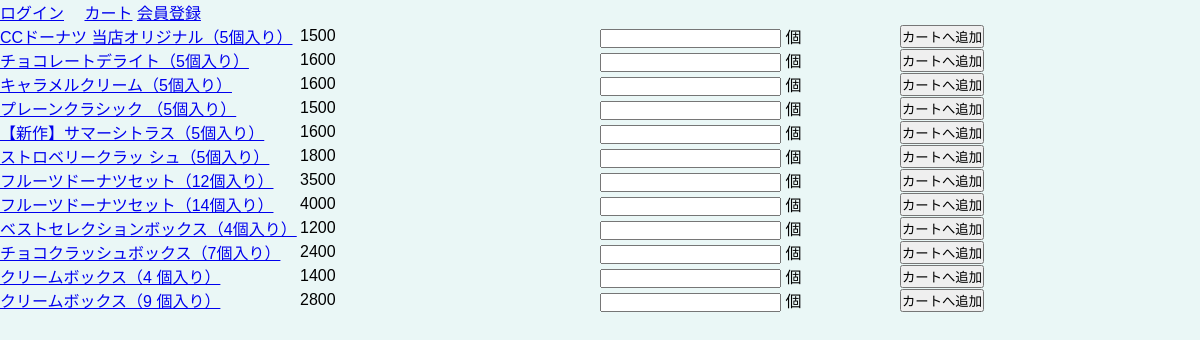
The page /product.php on the database its author committed.
### tables this page shows
create table product (
	id int not null auto_increment primary key unique, 
	name varchar(200) not null, 
	price int not null,
 description varchar(1000) not null,
	category int not null
);

### product.php (the view, shortened to what this page needs)
<?php require 'includes/header.php'; ?>
<?php
require 'includes/database.php';
$sql = $pdo->query('select * from product');
foreach ($sql as $row) {
    $id = $row['id'];
    $category = $row['category'];
    echo '<form action="cart-input.php" method="post">';
    echo '<table>';
    echo '<tr>';
    echo '<td>';
    if ($category == 1) {
        echo '<a href="detail-1.php?id=', $id, '">', $row['name'], '</a>';
    } else {
        echo '<a href="detail-2.php?id=', $id, '">', $row['name'], '</a>';
    }
    echo '</td>';
    echo '<td>', $row['price'], '</td>';
    echo '<td><input type="number" name="count"> 個</td>';
    echo '<td><input type="submit" value="カートへ追加">';
    echo '</tr>';
    echo '</table>';
    echo '</form>';
}
?>
<?php require 'includes/footer.php'; ?>

### includes/header.php (shortened to what this page needs)
<!DOCTYPE html>
<html lang="ja">
<head>
    <link rel="stylesheet" href="../common/css/reset.css">
    <link rel="stylesheet" href="../common/css/base.css">
    <link rel="stylesheet" href="../common/css/home.css">
</head>
<body>
    <?php
    if (isset($_SESSION['customer_donuts'])) {
        echo '<a href="logout-input.php">ログアウト</a>　';
    } else {
        echo '<a href="login-input.php">ログイン</a>　';
    }
    ?>
    <a href="cart-show.php">カート</a>
    <a href="customer-input.php">会員登録</a>

### includes/footer.php
</body>
</html>

### common/css/base.css (style rules this page uses)
:root { --main-font: Arial, sans-serif; --main-bg-color: #eaf7f6; --main-layout-width: 100%; --border-color: #7fd8cc; --main-padding: 1.25rem; --sub-padding: 0.75rem; --text-align-center: center; --light-bg-color: #fff; --dark-bg-color: #7fd8cc; --pale-bg-color: #F9DB57; --mono-bg-color: #8E8E8E; --text-color: white; --title-color: #3db0a1; --input-border-radius: 0.25rem; --box-shadow-color: rgba(0, 0, 0, 0.1); }
* { box-sizing: border-box; padding: 0; margin: 0; }
body { background-color: var(--main-bg-color); font-family: var(--main-font); }
table { width: var(--main-layout-width); margin: auto; table-layout: fixed; border-collapse: collapse; }

### rows shown on the page
product: name "CCドーナツ 当店オリジナル（5個入り）", price "1500"
product: name "チョコレートデライト（5個入り）", price "1600"
product: name "キャラメルクリーム（5個入り）", price "1600"
product: name "プレーンクラシック （5個入り）", price "1500"
product: name "【新作】サマーシトラス（5個入り）", price "1600"
product: name "ストロベリークラッ シュ（5個入り）", price "1800"
product: name "フルーツドーナツセット（12個入り）", price "3500"
product: name "フルーツドーナツセット（14個入り）", price "4000"
product: name "ベストセレクションボックス（4個入り）", price "1200"
product: name "チョコクラッシュボックス（7個入り）", price "2400"
product: name "クリームボックス（4 個入り）", price "1400"
product: name "クリームボックス（9 個入り）", price "2800"
